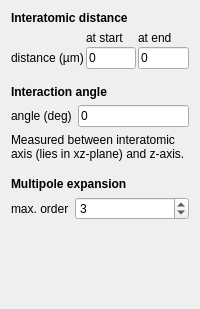
           <widget class="QWidget" name="page_5">
            <property name="geometry">
             <rect>
              <x>0</x>
              <y>0</y>
              <width>200</width>
              <height>309</height>
             </rect>
            </property>
            <attribute name="label">
             <string>Interaction</string>
            </attribute>
            <layout class="QVBoxLayout" name="verticalLayout_6">
             <item>
              <widget class="QLabel" name="label_61">
               <property name="font">
                <font>
                 <weight>75</weight>
                 <bold>true</bold>
                </font>
               </property>
               <property name="text">
                <string>Interatomic distance</string>
               </property>
              </widget>
             </item>
             <item>
              <layout class="QGridLayout" name="gridLayout_5">
               <property name="spacing">
                <number>2</number>
               </property>
               <item row="2" column="0">
                <widget class="QLabel" name="label_41">
                 <property name="text">
                  <string>distance (µm)</string>
                 </property>
                </widget>
               </item>
               <item row="1" column="1">
                <widget class="QLabel" name="label_59">
                 <property name="text">
                  <string>at start</string>
                 </property>
                </widget>
               </item>
               <item row="1" column="2">
                <widget class="QLabel" name="label_42">
                 <property name="text">
                  <string>at end</string>
                 </property>
                </widget>
               </item>
               <item row="2" column="1">
                <widget class="QLineEdit" name="lineedit_system_minR">
                 <property name="text">
                  <string>0</string>
                 </property>
                </widget>
               </item>
               <item row="2" column="2">
                <widget class="QLineEdit" name="lineedit_system_maxR">
                 <property name="text">
                  <string>0</string>
                 </property>
                </widget>
               </item>
              </layout>
             </item>
             <item>
              <spacer name="verticalSpacer_12">
               <property name="orientation">
                <enum>Qt::Vertical</enum>
               </property>
               <property name="sizeType">
                <enum>QSizePolicy::Fixed</enum>
               </property>
               <property name="sizeHint" stdset="0">
                <size>
                 <width>20</width>
                 <height>10</height>
                </size>
               </property>
              </spacer>
             </item>
             <item>
              <widget class="QLabel" name="label_62">
               <property name="font">
                <font>
                 <weight>75</weight>
                 <bold>true</bold>
                </font>
               </property>
               <property name="text">
                <string>Interaction angle</string>
               </property>
               <property name="wordWrap">
                <bool>true</bool>
               </property>
              </widget>
             </item>
             <item>
              <layout class="QFormLayout" name="formLayout_15">
               <property name="fieldGrowthPolicy">
                <enum>QFormLayout::ExpandingFieldsGrow</enum>
               </property>
               <property name="labelAlignment">
                <set>Qt::AlignLeading|Qt::AlignLeft|Qt::AlignVCenter</set>
               </property>
               <property name="formAlignment">
                <set>Qt::AlignLeading|Qt::AlignLeft|Qt::AlignVCenter</set>
               </property>
               <item row="0" column="0">
                <widget class="QLabel" name="label_60">
                 <property name="text">
                  <string>angle (deg)</string>
                 </property>
                 <property name="wordWrap">
                  <bool>true</bool>
                 </property>
                </widget>
               </item>
               <item row="0" column="1">
                <widget class="QLineEdit" name="lineedit_system_theta">
                 <property name="enabled">
                  <bool>true</bool>
                 </property>
                 <property name="statusTip">
                  <string/>
                 </property>
                 <property name="text">
                  <string>0</string>
                 </property>
                </widget>
               </item>
              </layout>
             </item>
             <item>
              <widget class="QLabel" name="label_83">
               <property name="text">
                <string>Measured between interatomic axis (lies in xz-plane) and z-axis.</string>
               </property>
               <property name="textFormat">
                <enum>Qt::AutoText</enum>
               </property>
               <property name="alignment">
                <set>Qt::AlignBottom|Qt::AlignLeading|Qt::AlignLeft</set>
               </property>
               <property name="wordWrap">
                <bool>true</bool>
               </property>
              </widget>
             </item>
             <item>
              <spacer name="verticalSpacer_21">
               <property name="orientation">
                <enum>Qt::Vertical</enum>
               </property>
               <property name="sizeType">
                <enum>QSizePolicy::Fixed</enum>
               </property>
               <property name="sizeHint" stdset="0">
                <size>
                 <width>20</width>
                 <height>10</height>
                </size>
               </property>
              </spacer>
             </item>
             <item>
              <widget class="QLabel" name="label_40">
               <property name="font">
                <font>
                 <weight>75</weight>
                 <bold>true</bold>
                </font>
               </property>
               <property name="text">
                <string>Multipole expansion</string>
               </property>
              </widget>
             </item>
             <item>
              <layout class="QFormLayout" name="formLayout_37">
               <property name="sizeConstraint">
                <enum>QLayout::SetDefaultConstraint</enum>
               </property>
               <property name="fieldGrowthPolicy">
                <enum>QFormLayout::ExpandingFieldsGrow</enum>
               </property>
               <property name="labelAlignment">
                <set>Qt::AlignLeading|Qt::AlignLeft|Qt::AlignVCenter</set>
               </property>
               <property name="formAlignment">
                <set>Qt::AlignLeading|Qt::AlignLeft|Qt::AlignTop</set>
               </property>
               <property name="verticalSpacing">
                <number>2</number>
               </property>
               <item row="0" column="1">
                <widget class="QSpinBox" name="spinbox_system_exponent">
                 <property name="enabled">
                  <bool>true</bool>
                 </property>
                 <property name="sizePolicy">
                  <sizepolicy hsizetype="Expanding" vsizetype="Fixed">
                   <horstretch>0</horstretch>
                   <verstretch>0</verstretch>
                  </sizepolicy>
                 </property>
                 <property name="statusTip">
                  <string>A value of 2 disables the interacton between the atoms.</string>
                 </property>
                 <property name="minimum">
                  <number>2</number>
                 </property>
                 <property name="maximum">
                  <number>99</number>
                 </property>
                 <property name="value">
                  <number>3</number>
                 </property>
                </widget>
               </item>
               <item row="0" column="0">
                <widget class="QLabel" name="label_89">
                 <property name="enabled">
                  <bool>true</bool>
                 </property>
                 <property name="text">
                  <string>max. order</string>
                 </property>
                 <property name="textFormat">
                  <enum>Qt::AutoText</enum>
                 </property>
                </widget>
               </item>
              </layout>
             </item>
             <item>
              <spacer name="verticalSpacer_9">
               <property name="orientation">
                <enum>Qt::Vertical</enum>
               </property>
               <property name="sizeType">
                <enum>QSizePolicy::Expanding</enum>
               </property>
               <property name="sizeHint" stdset="0">
                <size>
                 <width>20</width>
                 <height>0</height>
                </size>
               </property>
              </spacer>
             </item>
            </layout>
            <zorder>label_61</zorder>
            <zorder>label_62</zorder>
            <zorder>label_83</zorder>
            <zorder>label_40</zorder>
            <zorder>verticalSpacer_21</zorder>
           </widget>
